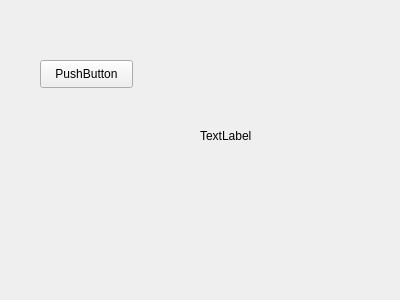
<?xml version="1.0" encoding="UTF-8"?>
<ui version="4.0">
 <class>Form</class>
 <widget class="QWidget" name="Form">
  <property name="geometry">
   <rect>
    <x>0</x>
    <y>0</y>
    <width>400</width>
    <height>300</height>
   </rect>
  </property>
  <property name="windowTitle">
   <string>Form</string>
  </property>
  <widget class="QPushButton" name="pushButton">
   <property name="geometry">
    <rect>
     <x>40</x>
     <y>60</y>
     <width>93</width>
     <height>28</height>
    </rect>
   </property>
   <property name="text">
    <string>PushButton</string>
   </property>
  </widget>
  <widget class="QLabel" name="labelResult">
   <property name="geometry">
    <rect>
     <x>200</x>
     <y>120</y>
     <width>61</width>
     <height>31</height>
    </rect>
   </property>
   <property name="text">
    <string>TextLabel</string>
   </property>
  </widget>
 </widget>
 <resources/>
 <connections/>
</ui>
